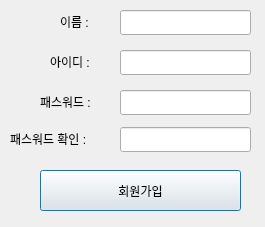
<?xml version="1.0" encoding="UTF-8"?>
<ui version="4.0">
 <class>Dialog</class>
 <widget class="QDialog" name="Dialog">
  <property name="geometry">
   <rect>
    <x>0</x>
    <y>0</y>
    <width>265</width>
    <height>227</height>
   </rect>
  </property>
  <property name="windowTitle">
   <string>Dialog</string>
  </property>
  <widget class="QLabel" name="label">
   <property name="geometry">
    <rect>
     <x>60</x>
     <y>13</y>
     <width>41</width>
     <height>17</height>
    </rect>
   </property>
   <property name="text">
    <string>이름 :</string>
   </property>
  </widget>
  <widget class="QLabel" name="label_2">
   <property name="geometry">
    <rect>
     <x>50</x>
     <y>53</y>
     <width>51</width>
     <height>17</height>
    </rect>
   </property>
   <property name="text">
    <string>아이디 :</string>
   </property>
  </widget>
  <widget class="QLabel" name="label_3">
   <property name="geometry">
    <rect>
     <x>40</x>
     <y>93</y>
     <width>67</width>
     <height>17</height>
    </rect>
   </property>
   <property name="text">
    <string>패스워드 :</string>
   </property>
  </widget>
  <widget class="QLineEdit" name="editNewName">
   <property name="geometry">
    <rect>
     <x>120</x>
     <y>10</y>
     <width>131</width>
     <height>25</height>
    </rect>
   </property>
  </widget>
  <widget class="QLineEdit" name="editNewID">
   <property name="geometry">
    <rect>
     <x>120</x>
     <y>50</y>
     <width>131</width>
     <height>25</height>
    </rect>
   </property>
  </widget>
  <widget class="QLineEdit" name="editNewPW">
   <property name="geometry">
    <rect>
     <x>120</x>
     <y>90</y>
     <width>131</width>
     <height>25</height>
    </rect>
   </property>
  </widget>
  <widget class="QPushButton" name="btnRegister">
   <property name="geometry">
    <rect>
     <x>40</x>
     <y>170</y>
     <width>201</width>
     <height>41</height>
    </rect>
   </property>
   <property name="text">
    <string>회원가입</string>
   </property>
  </widget>
  <widget class="QLabel" name="label_4">
   <property name="geometry">
    <rect>
     <x>10</x>
     <y>130</y>
     <width>101</width>
     <height>17</height>
    </rect>
   </property>
   <property name="text">
    <string>패스워드 확인 :</string>
   </property>
  </widget>
  <widget class="QLineEdit" name="editNewPW2">
   <property name="geometry">
    <rect>
     <x>120</x>
     <y>127</y>
     <width>131</width>
     <height>25</height>
    </rect>
   </property>
  </widget>
 </widget>
 <resources/>
 <connections/>
</ui>
